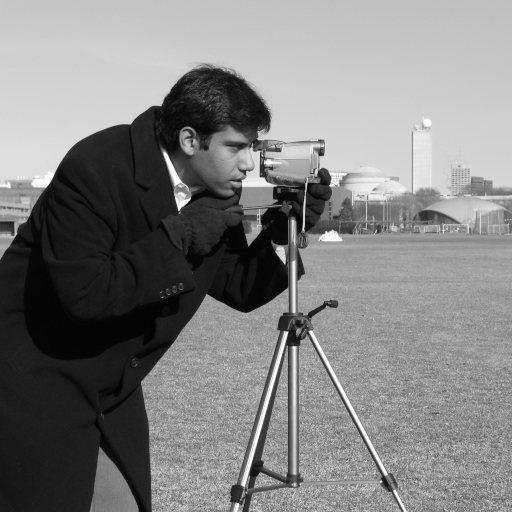
#> input picture skimage.data.camera(), 512 x 512 px
$ jupyter execute Lab3_Image_Manipulations.ipynb
#> lines starting #> are read from the running program, lines starting #| are printed output that depends on the picture
# Geometric & Intensity Transformations

Apply classical image processing operations using Python and the `(PIL)` library. Complete both tasks and save your output images for comparison.

[cell 1]
from PIL import Image, ImageOps
import numpy as np
import matplotlib.pyplot as plt

[cell 2]
# ── Load image ────────────────────────────────────
# No image file was provided with the lab, so we grab a standard sample grayscale image
# (the same 'cameraman' picture used in earlier labs) and save it locally as a jpg file.
from skimage import data

img = Image.fromarray(data.camera())   # convert the sample array into a PIL Image
#> img is the input picture: PIL image 512x512 L; min 0, max 255, mean 129.1
img.save('cameraman.jpg')              # if you have your own image, replace this with Image.open('yourfile.jpg')

print("Image size:", img.size, "| Mode:", img.mode)
#| Image size: (512, 512) | Mode: L
plt.imshow(img, cmap='gray')
plt.title('Original Image')
plt.axis('off')
plt.show()

### 1. Scale (increase size)
Double the image dimensions using `Image.resize()` with high-quality resampling `(LANCZOS)`.

[cell 3]
# Get the size of the image
width, height = img.size
#> width = 512; height = 512

# scaling factors
cx, cy = 2, 2   # uniform scale: double both width and height

print(f"Original size: {width}x{height}")
#| Original size: 512x512
print(f"Target size:   {width*cx}x{height*cy}")
#| Target size:   1024x1024

[cell 4]
# ── 1. Increase size (scale ×2) ────────────────────
new_size = (width * cx, height * cy)
#> new_size = (1024, 1024)

# Resize the image using PIL's built-in method
scaled_img = img.resize(new_size, Image.Resampling.LANCZOS)

[cell 5]
# Save the scaled image and print the sizes (The new image name should be "task1_1_scaled.jpg")
scaled_img.save("task1_1_scaled.jpg")

print("Original size:", img.size)
#| Original size: (512, 512)
print("Scaled size:  ", scaled_img.size)
#| Scaled size:   (1024, 1024)

plt.figure(figsize=(8, 4))
plt.subplot(1, 2, 1), plt.imshow(img, cmap='gray'), plt.title('Original'), plt.axis('off')
plt.subplot(1, 2, 2), plt.imshow(scaled_img, cmap='gray'), plt.title('Scaled x2'), plt.axis('off')
plt.show()
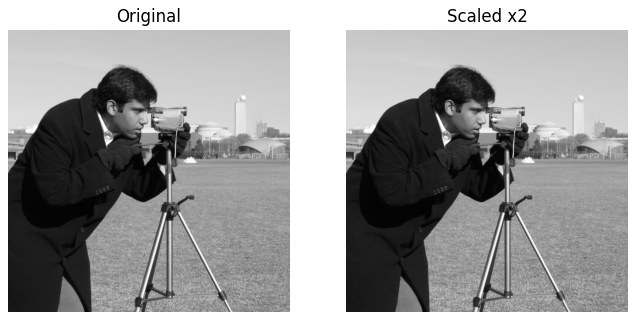
#> figure drawn by matplotlib, 2 panels

 non-uniform scale (cx=2, cy=1) → stretch horizontally only

[cell 6]
# Non-uniform scaling factors: stretch horizontally only (cx=2, cy=1)
cx_nu, cy_nu = 2, 1
new_size_nu = (width * cx_nu, height * cy_nu)
#> new_size_nu = (1024, 512)

print(f"Original size:   {width}x{height}")
#| Original size:   512x512
print(f"Stretched size:  {new_size_nu[0]}x{new_size_nu[1]}")
#| Stretched size:  1024x512

[cell 7]
# Resize using the non-uniform factors (only width changes)
stretched_img = img.resize(new_size_nu, Image.Resampling.LANCZOS)
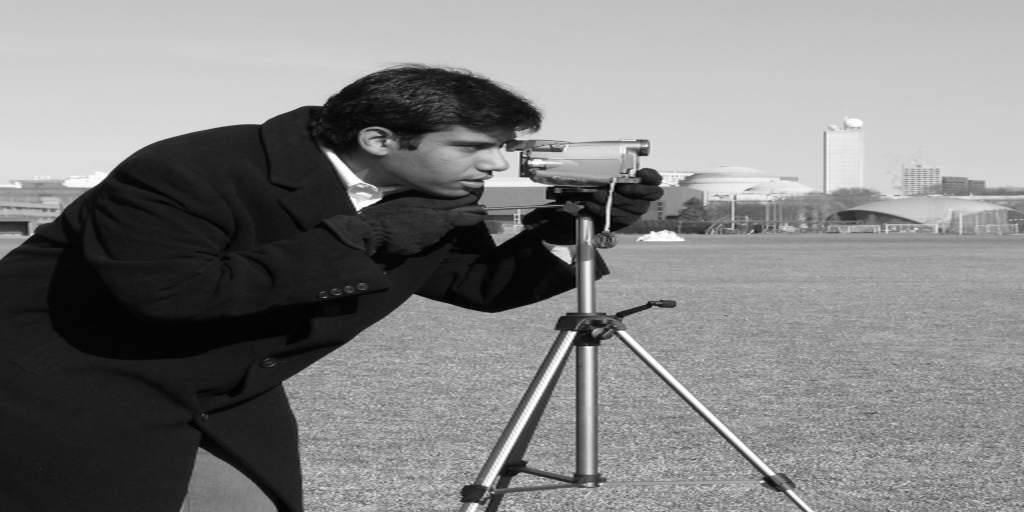
#> stretched_img: PIL image 1024x512 L; min 0, max 255, mean 129.1

[cell 8]
stretched_img.save("task1_1b_stretched.jpg")

print("Original size:  ", img.size)
#| Original size:   (512, 512)
print("Stretched size: ", stretched_img.size)
#| Stretched size:  (1024, 512)

plt.figure(figsize=(9, 4))
plt.subplot(1, 2, 1), plt.imshow(img, cmap='gray'), plt.title('Original'), plt.axis('off')
plt.subplot(1, 2, 2), plt.imshow(stretched_img, cmap='gray'), plt.title('Stretched (cx=2, cy=1)'), plt.axis('off')
plt.show()
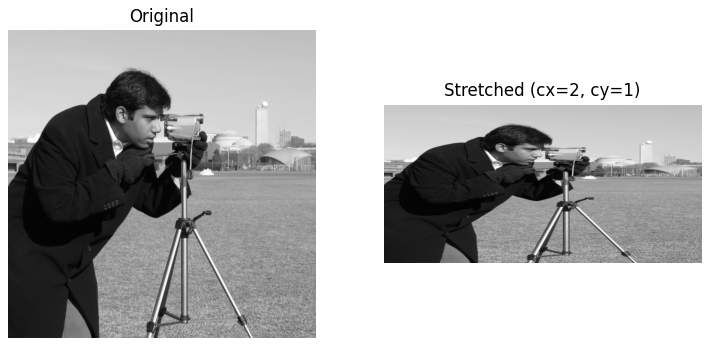
#> figure drawn by matplotlib, 2 panels

### 2. Rotate 120°
Rotate the image by 120 degrees, expanding the canvas to fit the full rotated image.

[cell 9]
# ── 2. Rotate 120 degrees ──────────────────────────
rotated_img = img.rotate(120, expand=True, resample=Image.Resampling.BICUBIC)
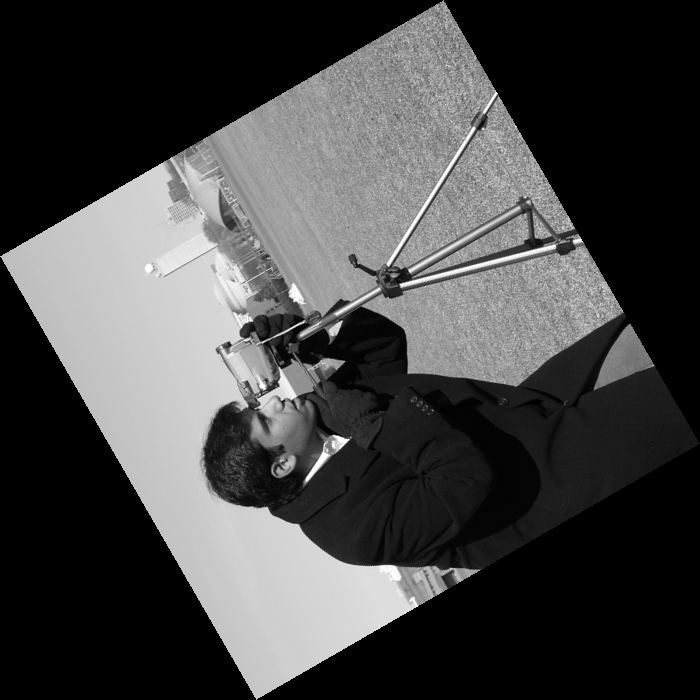
#> rotated_img: PIL image 700x700 L; min 0, max 255, mean 68.8

# Save the scaled image and print the sizes (The new image name should be "task1_2_rotated.jpg")
rotated_img.save("task1_2_rotated.jpg")

print("Original size:", img.size)
#| Original size: (512, 512)
print("Rotated size: ", rotated_img.size)
#| Rotated size:  (700, 700)

plt.figure(figsize=(8, 4))
plt.subplot(1, 2, 1), plt.imshow(img, cmap='gray'), plt.title('Original'), plt.axis('off')
plt.subplot(1, 2, 2), plt.imshow(rotated_img, cmap='gray'), plt.title('Rotated 120°'), plt.axis('off')
plt.show()

### 3. Shear

[cell 10]
# -- c. Get the image dimensions ────────────────────
w, h = img.size
#> w = 512; h = 512
print(f"Width: {w}, Height: {h}")
#| Width: 512, Height: 512

[cell 11]
# -- d. define the shear matrix ──────────────────────────
# Choose X-axis or Y-axis shear. The shear factor controls how much the image slants — start with 0.5 then experiment.
shear_factor = 0.5

# X-axis shear: each row is pushed sideways by an amount proportional to its row index
shx = shear_factor   # horizontal shear amount
shy = 0               # vertical shear amount (0 = no Y-axis shear)

[cell 12]
# -- e. Apply the shear transformation to the image ──────────────────────────
# PIL's transform() takes the inverse affine matrix:
# [ 1    shx   tx ]
# [ shy  1     ty ]

# Shearing in X pushes pixels sideways, so we widen the canvas or part of the image gets cut off
new_w = int(w + abs(shx) * h)
#> new_w = 768
new_h = h
#> new_h = 512

# If the shear factor is negative, the image would shift out of view on the left, so we shift it back with tx
tx = -shx * h if shx < 0 else 0
#> tx = 0
ty = 0

sheared_img = img.transform(
    (new_w, new_h),
    Image.AFFINE,
    (1, shx, tx, shy, 1, ty),
    resample=Image.Resampling.BICUBIC
)
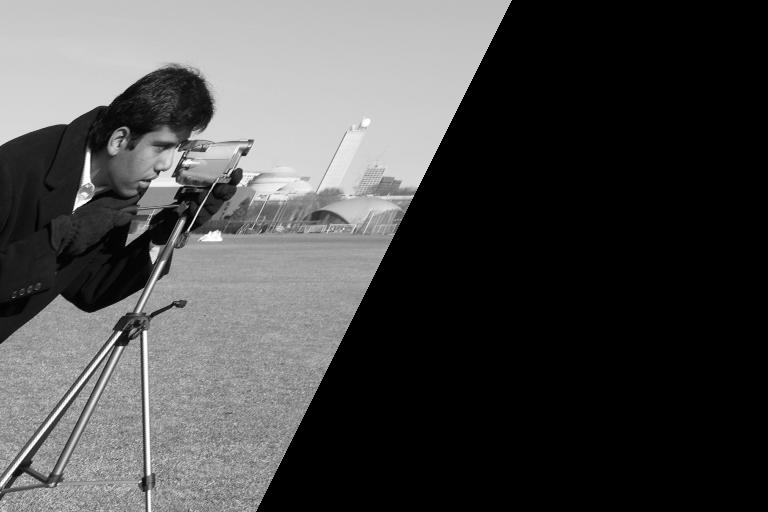
#> sheared_img: PIL image 768x512 L; min 0, max 255, mean 73.8

[cell 13]
# -- f. Save the sheared image(The new image name should be "task1_3_sheared.jpg")
sheared_img.save("task1_3_sheared.jpg")

print("Original size:", img.size)
#| Original size: (512, 512)
print("Sheared size: ", sheared_img.size)
#| Sheared size:  (768, 512)

plt.figure(figsize=(9, 4))
plt.subplot(1, 2, 1), plt.imshow(img, cmap='gray'), plt.title('Original'), plt.axis('off')
plt.subplot(1, 2, 2), plt.imshow(sheared_img, cmap='gray'), plt.title(f'X-Shear (factor={shear_factor})'), plt.axis('off')
plt.show()

### Experiment and compare
Try these:

— Change shear factor from 0.5 to 0.1, 0.3, 0.8 and compare results

— Switch from X-axis to Y-axis shear matrix

— Update the canvas multiplier to match your new factor

— Try combining X and Y shear in one matrix

**Observations from experimenting with the shear factor:**

- Increasing the shear factor (0.1 → 0.3 → 0.5 → 0.8) makes the slant more extreme, and the output canvas has to be made wider each time to avoid cropping the image.
- Switching `shy` (instead of `shx`) shears the image vertically — columns shift up/down instead of rows shifting left/right.
- Combining both `shx` and `shy` in the same matrix produces a diagonal "skewed" look (both directions at once).
- The canvas size formula (`new_w = w + abs(shx) * h` for X-shear, `new_h = h + abs(shy) * w` for Y-shear) must always be updated to match whatever factor is used, otherwise part of the sheared image gets cut off.

# Intensity Transformations
Negative · Log · Power Law (Gamma)

[cell 14]
# ── 1. Negative ────────────────────────────────────
# Method 1: NumPy array manipulation
img_array = np.array(img)
negative_array = 255 - img_array
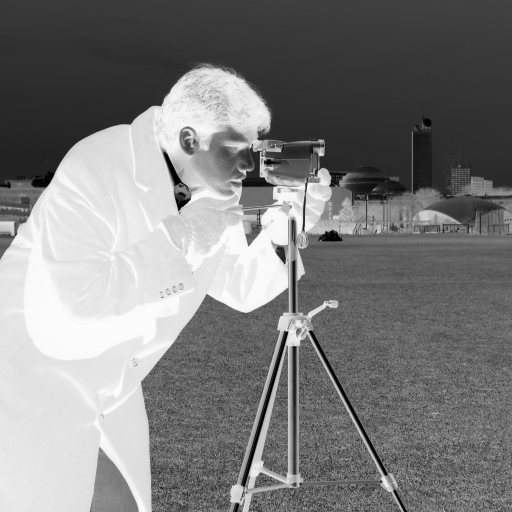
#> negative_array: shape (512, 512); min 0, max 255, mean 125.9
negative_img_np = Image.fromarray(negative_array.astype(np.uint8))

plt.figure(figsize=(8, 4))
plt.subplot(1, 2, 1), plt.imshow(img, cmap='gray'), plt.title('Original'), plt.axis('off')
plt.subplot(1, 2, 2), plt.imshow(negative_img_np, cmap='gray'), plt.title('Negative (NumPy)'), plt.axis('off')
plt.show()

[cell 15]
# Method 2: PIL's ImageOps
negative_img_pil = ImageOps.invert(img)

plt.figure(figsize=(8, 4))
plt.subplot(1, 2, 1), plt.imshow(img, cmap='gray'), plt.title('Original'), plt.axis('off')
plt.subplot(1, 2, 2), plt.imshow(negative_img_pil, cmap='gray'), plt.title('Negative (PIL ImageOps)'), plt.axis('off')
plt.show()

[cell 16]
# ── 2. Log transformation ──────────────────────────
img_array = np.array(img, dtype=np.float64)

# s = c · log(1 + r) --> We need to find c.
# We want the maximum output value (s) to be 255 when the maximum input value (r) is 255:
# 255 = c · log(1 + 255)
# c = 255 / log(1 + 255)
c = 255 / np.log(1 + 255)

# Apply the log transformation to each pixel
log_array = c * np.log(1 + img_array)
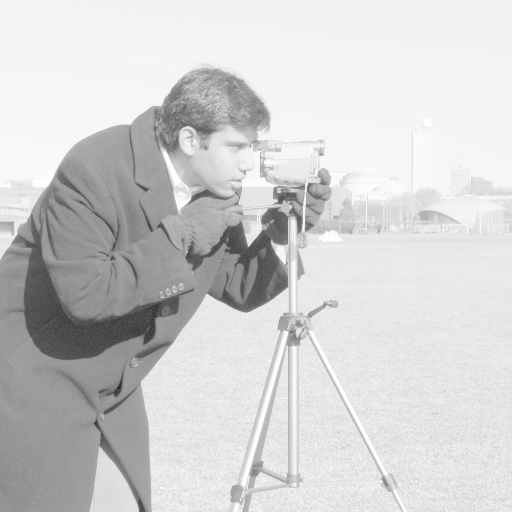
#> log_array: shape (512, 512) float64; min 0, max 255, mean 208.7
log_img = Image.fromarray(log_array.astype(np.uint8))

plt.figure(figsize=(8, 4))
plt.subplot(1, 2, 1), plt.imshow(img, cmap='gray'), plt.title('Original'), plt.axis('off')
plt.subplot(1, 2, 2), plt.imshow(log_img, cmap='gray'), plt.title('Log Transform'), plt.axis('off')
plt.show()

[cell 17]
# ── 3. Power-law / Gamma correction ───────────────
norm_array = np.array(img, dtype=np.float64) / 255.0   # normalize pixel values to [0, 1]

gamma = 0.4   # gamma < 1 brightens the image, gamma > 1 darkens it
gamma_corrected = np.power(norm_array, gamma)
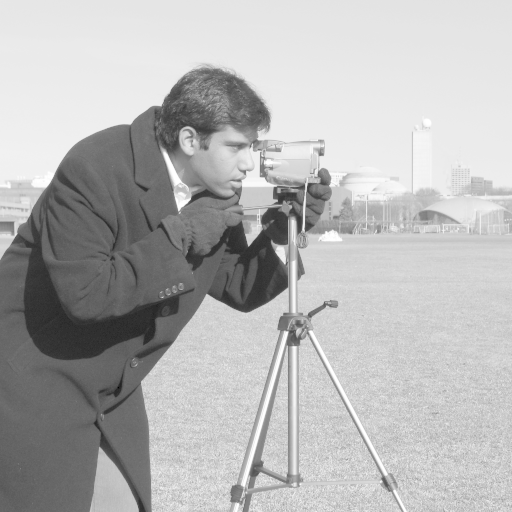
#> gamma_corrected: shape (512, 512) float64; min 0, max 1, mean 0.712
gamma_img = Image.fromarray((gamma_corrected * 255).astype(np.uint8))

plt.figure(figsize=(8, 4))
plt.subplot(1, 2, 1), plt.imshow(img, cmap='gray'), plt.title('Original'), plt.axis('off')
plt.subplot(1, 2, 2), plt.imshow(gamma_img, cmap='gray'), plt.title(f'Gamma = {gamma}'), plt.axis('off')
plt.show()

[cell 18]
# Compare a few different gamma values side by side
gammas = [0.4, 1.0, 2.5]

plt.figure(figsize=(12, 3))
plt.subplot(1, len(gammas) + 1, 1), plt.imshow(img, cmap='gray'), plt.title('Original'), plt.axis('off')
for i, g in enumerate(gammas):
    corrected = np.power(norm_array, g)
    corrected_img = Image.fromarray((corrected * 255).astype(np.uint8))
    plt.subplot(1, len(gammas) + 1, i + 2)
    plt.imshow(corrected_img, cmap='gray')
    plt.title(f'γ={g}')
    plt.axis('off')
#> this loop made 3 passes
#> pass 3, `corrected = np.power(norm_array, g)`:
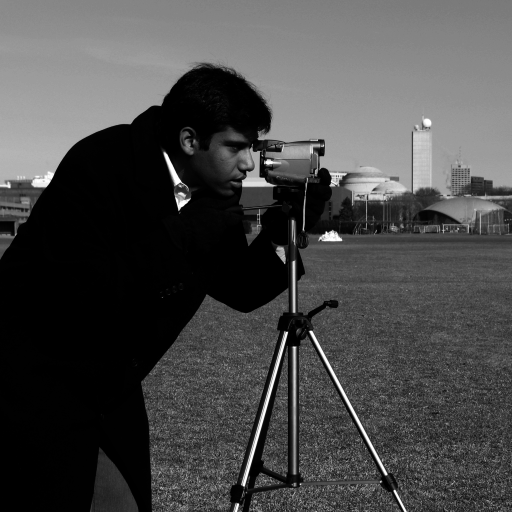
#> corrected: shape (512, 512) float64; min 0, max 1, mean 0.287
plt.show()
